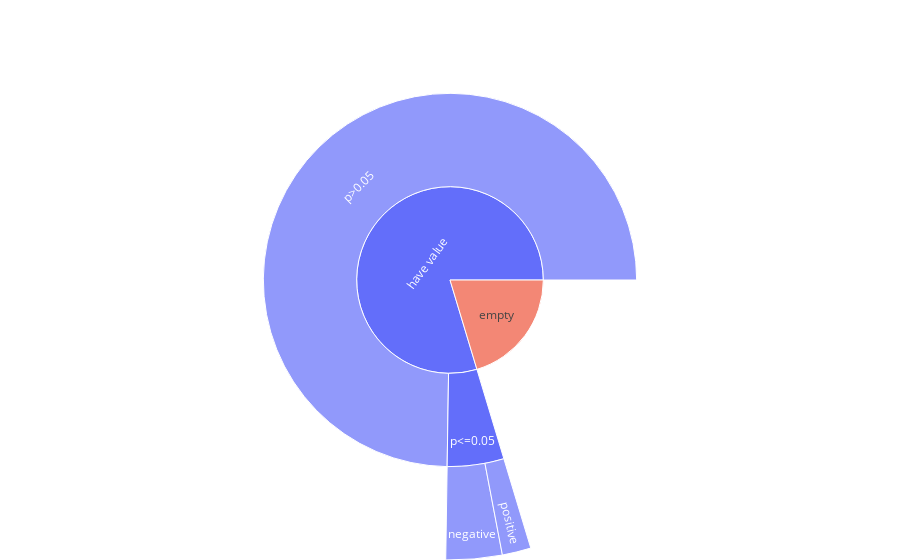

The notebook cell saved with this chart:
### Code cell
sunburst_005('Ipatasertib.tsv')

### Figure 1 — Plotly figure (JSON) as saved in the notebook; plotly's stock layout.template omitted (floating-point values rounded to 4 significant figures)
{"data": [{"branchvalues": "total", "labels": ["empty", "have value", "p>0.05", "p<=0.05", "positive", "negative"], "parents": ["", "", "have value", "have value", "p<=0.05", "p<=0.05"], "type": "sunburst", "values": [0.2034, 0.7966, 0.7476, 0.04902, 0.01662, 0.0324]}], "layout": {"margin": {"b": 0, "l": 0, "r": 0, "t": 0}}}
